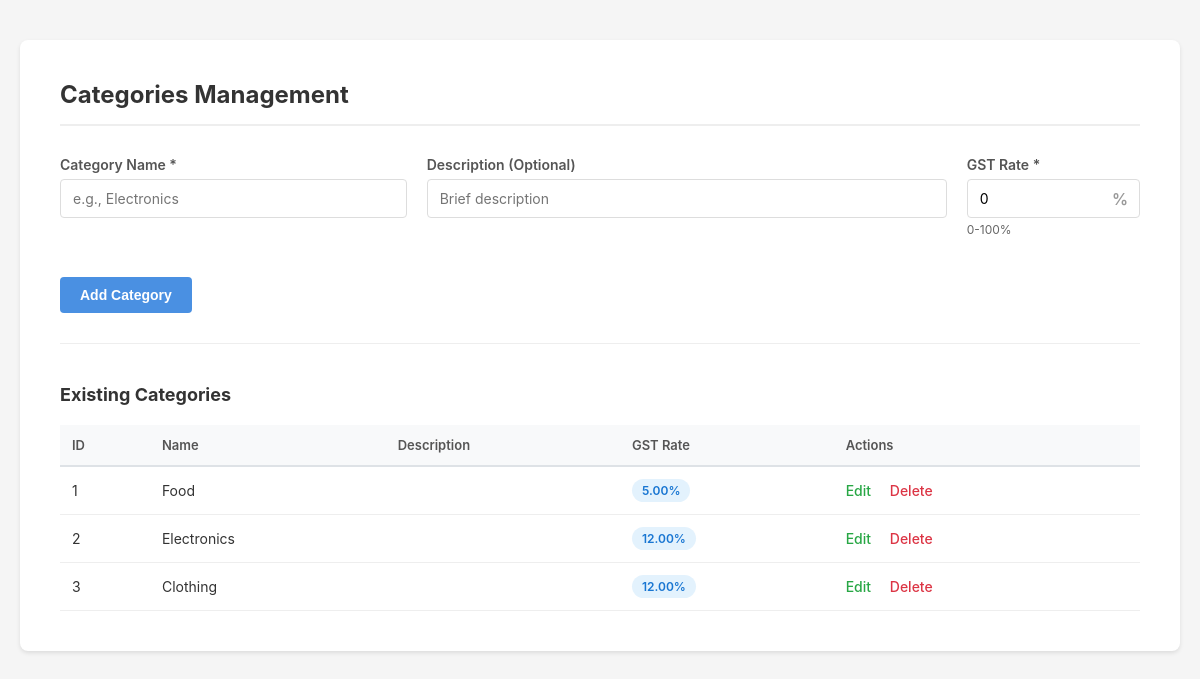
The app's page /categories.php (signed in), older data.
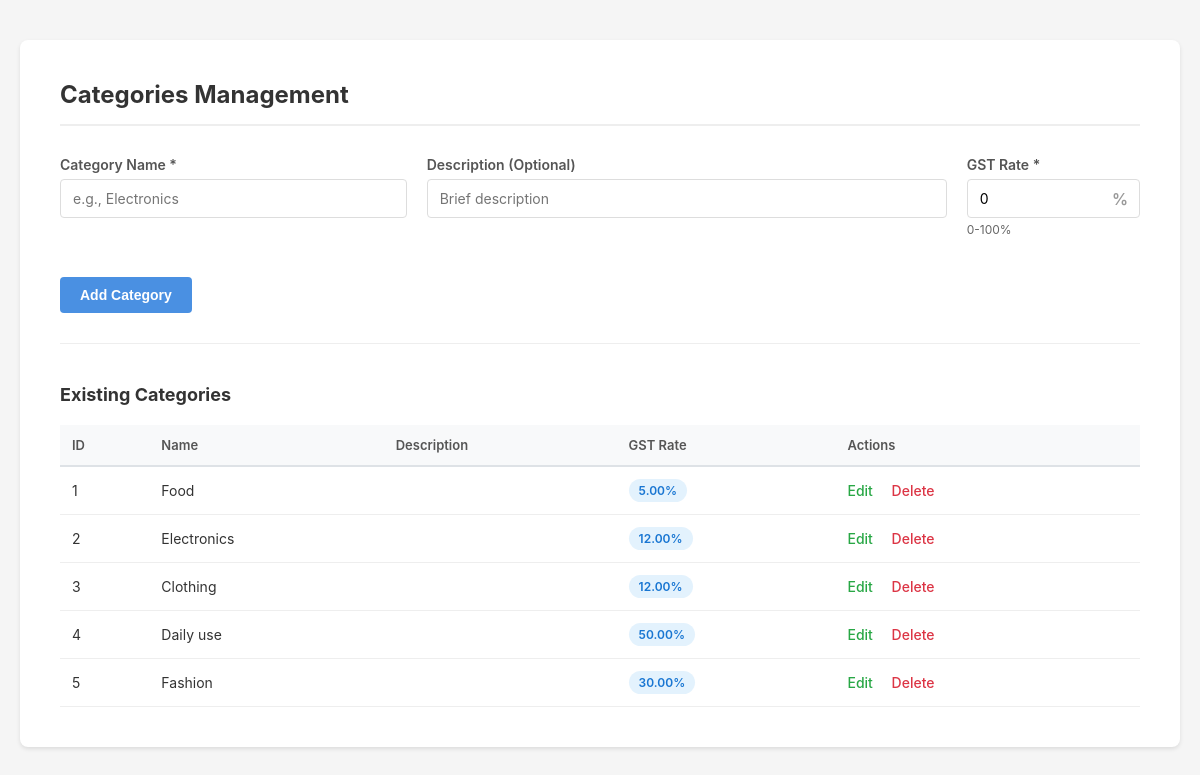
The same page, newer data.
### tables this page shows
CREATE TABLE IF NOT EXISTS `categories` (
  `id` int NOT NULL AUTO_INCREMENT,
  `admin_id` int NOT NULL DEFAULT '1',
  `name` varchar(255) NOT NULL,
  `description` text,
  `gst_rate` decimal(5,2) DEFAULT '0.00',
  PRIMARY KEY (`id`),
  KEY `idx_categories_admin` (`admin_id`)
);

### categories.php (the view, shortened to what this page needs)
<?php
require 'db.php';
$admin_id = $_SESSION['admin_id'];
$stmt = $conn->prepare('SELECT * FROM categories WHERE admin_id = ? ORDER BY id');
$stmt->bind_param('i', $admin_id);
$stmt->execute();
$res = $stmt->get_result();
?>
<!DOCTYPE html>
<html lang="en">
<head>
</head>
<body>
    <div class="container">
        <h2>Categories Management</h2>
        <form method="POST" action="categories.php">
            <div class="form-row">
                <div class="form-group">
                    <label for="name">Category Name *</label>
                    <input type="text" id="name" name="name" required placeholder="e.g., Electronics">
                </div>
                <div class="form-group">
                    <label for="description">Description (Optional)</label>
                    <input type="text" id="description" name="description" placeholder="Brief description">
                </div>
                <div class="form-group">
                    <label for="gst_rate">GST Rate *</label>
                    <div class="gst-input-group">
                        <input type="number" id="gst_rate" name="gst_rate" step="0.01" min="0" max="100" value="0" required>
                    </div>
                    <div class="info-text">0-100%</div>
                </div>
            </div>
            <button type="submit">Add Category</button>
        </form>
        <h3>Existing Categories</h3>
        <table>
            <thead>
                <tr>
                    <th>ID</th>
                    <th>Name</th>
                    <th>Description</th>
                    <th>GST Rate</th>
                    <th>Actions</th>
                </tr>
            </thead>
            <tbody>
                <?php if($res && $res->num_rows > 0): ?>
                    <?php $rowNum = 1; ?>
                    <?php while($r = $res->fetch_assoc()): ?>
                    <tr>
                        <td><?= $rowNum++ ?></td>
                        <td><?= htmlspecialchars($r['name']) ?></td>
                        <td><?= htmlspecialchars($r['description'] ?? '') ?></td>
                        <td>
                            <span class="gst-badge"><?= number_format($r['gst_rate'] ?? 0, 2) ?>%</span>
                        </td>
                        <td>
                            <a href="#"
                               class="action-link edit"
                               onclick="openEditModal(<?= $r['id'] ?>, '<?= htmlspecialchars($r['name'], ENT_QUOTES) ?>', '<?= htmlspecialchars($r['description'] ?? '', ENT_QUOTES) ?>', <?= $r['gst_rate'] ?? 0 ?>); return false;">
                               Edit
                            </a>
                            <a href="categories.php?delete=<?= $r['id'] ?>"
                               class="action-link"
                               onclick="return confirm('Are you sure you want to delete this category?\n\nNote: If products are using this category, deletion will be prevented.')">
                               Delete
                            </a>
                        </td>
                    </tr>
                    <?php endwhile; ?>
                <?php else: ?>
                    <tr>
                        <td colspan="5" class="no-data">No categories found.</td>
                    </tr>
                <?php endif; ?>
            </tbody>
        </table>
    </div>
</body>
</html>

Row changes from the older to the newer data that the page shows:
added categories: name "Daily use", gst_rate "50.00"
added categories: name "Fashion", gst_rate "30.00"
